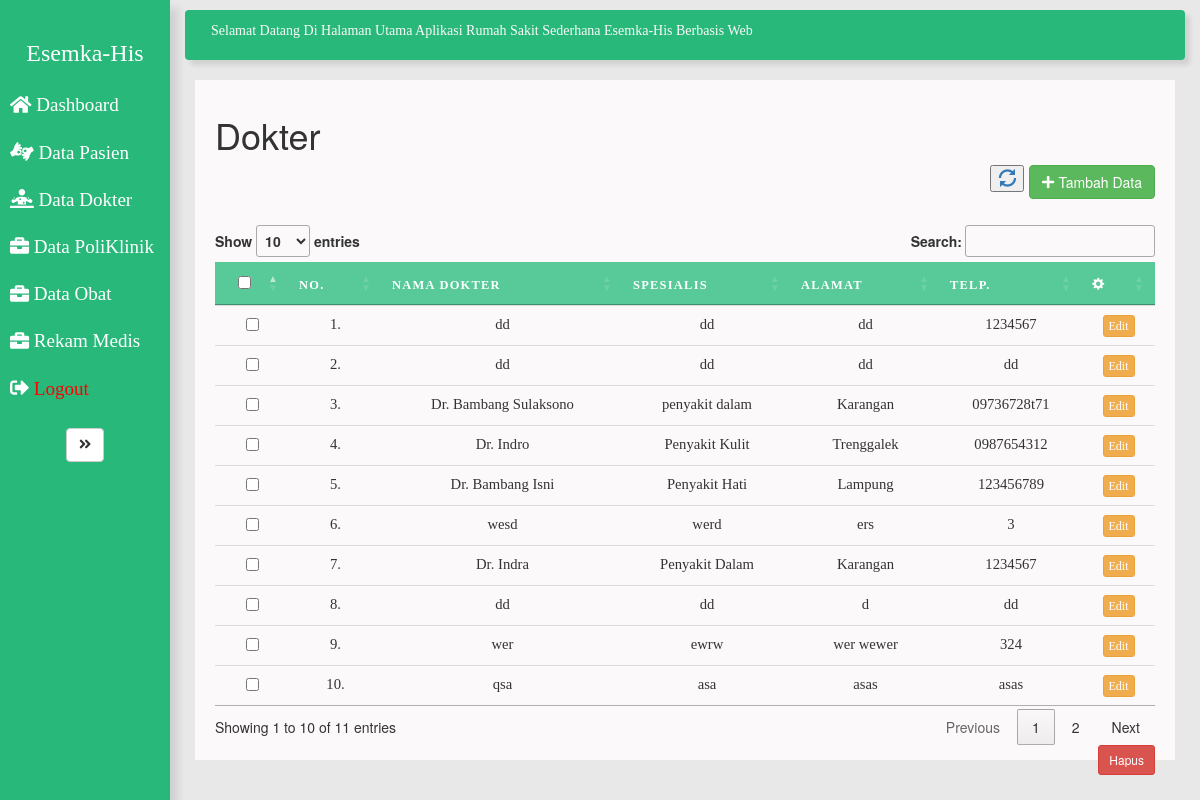
The page /dokter/data_dokter.php on the database its author committed.
### tables this page shows
CREATE TABLE `dokter` (
  `id_dokter` varchar(50) NOT NULL,
  `nama_dokter` varchar(50) NOT NULL,
  `spesialis` varchar(80) NOT NULL,
  `alamat` text NOT NULL,
  `no_telp` varchar(15) NOT NULL
);

### dokter/data_dokter.php (the view, shortened to what this page needs)
<!DOCTYPE html>
<html lang="en">
<head>
  	<link rel="stylesheet" href="../assets/css/style.css">
    <link rel="stylesheet" href="bootstrap/css/bootstrap.css">
    <link rel="stylesheet" type="text/css" href="//cdn.datatables.net/1.10.11/css/jquery.dataTables.min.css">
	<link rel="stylesheet" href="https://maxcdn.bootstrapcdn.com/bootstrap/3.4.0/css/bootstrap.min.css">
</head>
<body>
	<div class="wrapper">
			<nav id="sidebar">
				<div class="sidebar-header">
					<a href="../index.php"><h3>Esemka-His</h3>
					</a>
				</div>
				<ul class="list-unstyled components">
					<li>
						<a href="../index.php">
							<i class="fas fa-home"></i>
							Dashboard
						</a>
					</li>
					<li>
						<a href="../pasien/data_pasien.php">
							<i class="fas fa-american-sign-language-interpreting"></i>
							Data Pasien
						</a>
					</li>
					<li>
						<a href="../dokter/data_dokter.php">
							<i class="fas fa-diagnoses"></i>
							Data Dokter
						</a>
					</li>
					<li>
						<a href="../poliklinik/data_poli.php">
							<i class="fas fa-briefcase"></i>
							Data PoliKlinik
						</a>
					</li>
					<li>
						<a href="../obat/data_obat.php">
							<i class="fas fa-briefcase"></i>
							Data Obat
						</a>
					</li>
					<li>
						<a href="../pelayanan.php">
							<i class="fas fa-briefcase"></i>
							Rekam Medis
						</a>
					</li>
					<li>
						<a href="../logout.php">
							<i class="fas fa-sign-out-alt"></i>
							<font color="red">Logout</font><br>
						</a>
					</li>
				</ul>
					<button type="button" id="sidebarCollapse" class="btn btn-default">
							<i class="fas fa-angle-double-right"></i>
					</button>
			</nav>
		<div id="content">
			<nav class="navbar navbar-expand-lg ">
                <div class="container-fluid">
				<marquee>Selamat Datang Di Halaman Utama Aplikasi Rumah Sakit Sederhana Esemka-His Berbasis Web</marquee>
				</div>
			</nav>
			<div id="page-wrapper" >
				<div style="padding: 15px 20px;background-color: #fbf9f9; min-height: 600px; margin-right: 15px; margin-left: 5px; margin-bottom: 0px;" >
					<div id="page-inner">
                        <div class="box">
                            <h1>Dokter</h1>
                            <h4>
                                <div class="pull-right">
                                    <button type="button"><a href=""><i class="glyphicon glyphicon-refresh"></i></a></button>
                                    <button type="button" name="age" id="age" data-toggle="modal" data-target="#add_data_Modal" class="btn btn-success"><i class="fa fa-plus"></i> Tambah Data</button>
                                </div>
                            </h4>
                            <form method="POST" name="proses">
                            <div class="table-responsive">
                                <table class="table table-stripped table-hover datatab" id="dokter">
                                    <thead>
                                        <tr>
                                            <th>
                                                <center>
                                                <input type="checkbox" id="select_all" value=""/>
                                                </center>
                                            </th>
                                            <th>No.</th>
                                            <th>Nama Dokter</th>
                                            <th>Spesialis</th>
                                            <th>Alamat</th>
                                            <th>Telp.</th>
                                            <th><i class="glyphicon glyphicon-cog"></i></th>
                                        </tr>
                                    </thead>
                                    <tbody>
                                            <?php
                                            include '../../config.php';
                                            $no = 1;
                                            $sql_poli = mysqli_query ($koneksi, "SELECT * FROM dokter") or die (mysqli_error($koneksi));
                                                while ($data = mysqli_fetch_array($sql_poli)) { ?>
                                                    <tr>
                                                        <td align="center">
                                                            <input type="checkbox" name="checked[]" class="check" value="<?php echo $data['id_dokter']; ?>"/>
                                                        </td>
                                                        <td><?=$no++?>.</td>
                                                        <td><?=$data['nama_dokter']?></td>
                                                        <td><?=$data['spesialis']?></td>
                                                        <td><?=$data['alamat']?></td>
                                                        <td><?=$data['no_telp']?></td>
                                                        <td align="center">
                                                            <a href="edit_dokter.php?id=<?php echo $data['id_dokter']; ?>" class="btn btn-warning btn-xs">Edit</a>
                                                        </td>
                                                    </tr>
                                                <?php
                                                }
                                                ?>
                                    </tbody>
                                </table>
                            </div>
                            </form>
                            <div class="box pull-right">
                            <button class="btn btn-danger btn-sm" onClick="hapus()">Hapus</button>
                            </div>
                        </div>
					</div>
				</div>
			</div>
		</div>
	</div>
</body>
</html>

### assets/css/style.css (style rules this page uses)
body { font-family: 'Poppins', sans-serif; background: #999; }
a, a:hover, a:focus { color: inherit; text-decoration: none; transition: all 0.3s; }
.navbar { padding: 10px; font-family: 'Trebuchet Ms', Times, serif; color: #fafafa; background: rgb(40, 184, 122); border:none; border-radius: 0; margin-left: -5px; margin-right: 5px; box-shadow: 5px 5px 5px rgba(0, 0, 0, 0.1); }
i, span { display: inline-block; }
.wrapper { display: flex; align-items: stretch; background: rgb(232, 232, 232); }
#sidebar { font-family: 'Trebuchet Ms', Times, serif; text-align: center; font-size: 13pt; color: #fff; min-width: 170px; max-width: 180px; background: rgb(40, 184, 122); transition: all 0.3s; outline: 0px; box-shadow: 8px 8px 8px rgba(0, 0, 0, 0.1); }
#sidebar ul li a { text-align: left; color: #fff; font-family: 'Trebuchet Ms', Times, serif; }
#sidebar .sidebar-header h3 { padding-top: 20px; background: rgb(40, 184, 122); color: #fff; font-family: 'Trebuchet Ms', Times, serif; }
#sidebar ul.components { padding: 5px 0; border-bottom: 1px solid rgb(40, 184, 122); }
#sidebar ul li a { padding: 10px; font-size: 1.1em; display: block; }
#content { width: 100%; padding: 10px; padding-left: 20px; min-height: 100vh; transition: all 0.3s; }
table { margin: 0; padding: 0; width: 100%; font-family: 'Trebuchet Ms', Times, serif; font-size: 11pt; }
table tr { padding: .35em; }
table td { padding: .625em; text-align: center; }
table th { text-align: center; font-size: .85em; letter-spacing: .1em; text-transform: uppercase; color: rgb(255, 255, 255); background-color: rgb(88, 202, 153); }

### rows shown on the page
dokter: nama_dokter "dd", spesialis "dd", alamat "dd", no_telp "1234567"
dokter: nama_dokter "dd", spesialis "dd", alamat "dd", no_telp "dd"
dokter: nama_dokter "Dr. Bambang Sulaksono", spesialis "penyakit dalam", alamat "Karangan", no_telp "09736728t71"
dokter: nama_dokter "Dr. Indro", spesialis "Penyakit Kulit", alamat "Trenggalek", no_telp "0987654312"
dokter: nama_dokter "Dr. Bambang Isni", spesialis "Penyakit Hati", alamat "Lampung", no_telp "123456789"
dokter: nama_dokter "wesd", spesialis "werd", alamat "ers", no_telp "3"
dokter: nama_dokter "Dr. Indra", spesialis "Penyakit Dalam", alamat "Karangan", no_telp "1234567"
dokter: nama_dokter "dd", spesialis "dd", alamat "d", no_telp "dd"
dokter: nama_dokter "wer", spesialis "ewrw", alamat "wer wewer", no_telp "324"
dokter: nama_dokter "qsa", spesialis "asa", alamat "asas", no_telp "asas"
